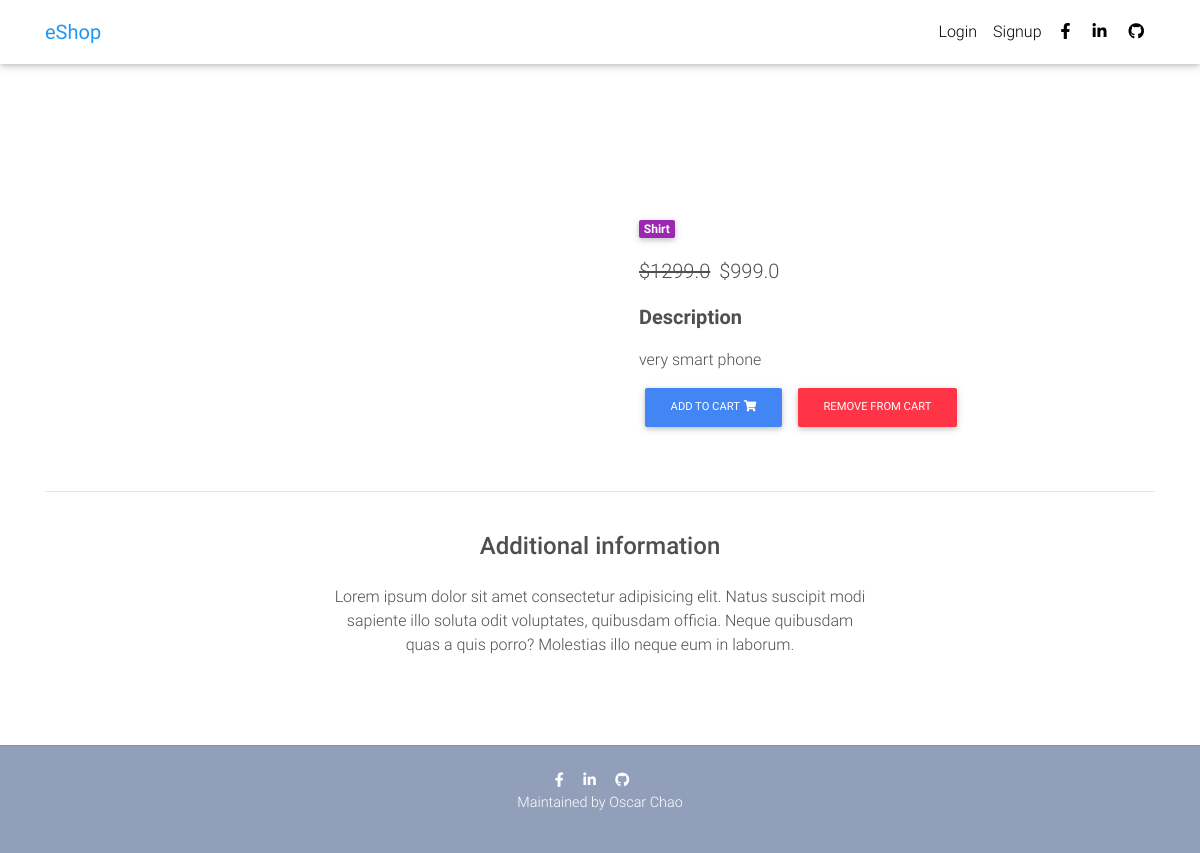
/product/123/, run on an earlier commit of the app's database.
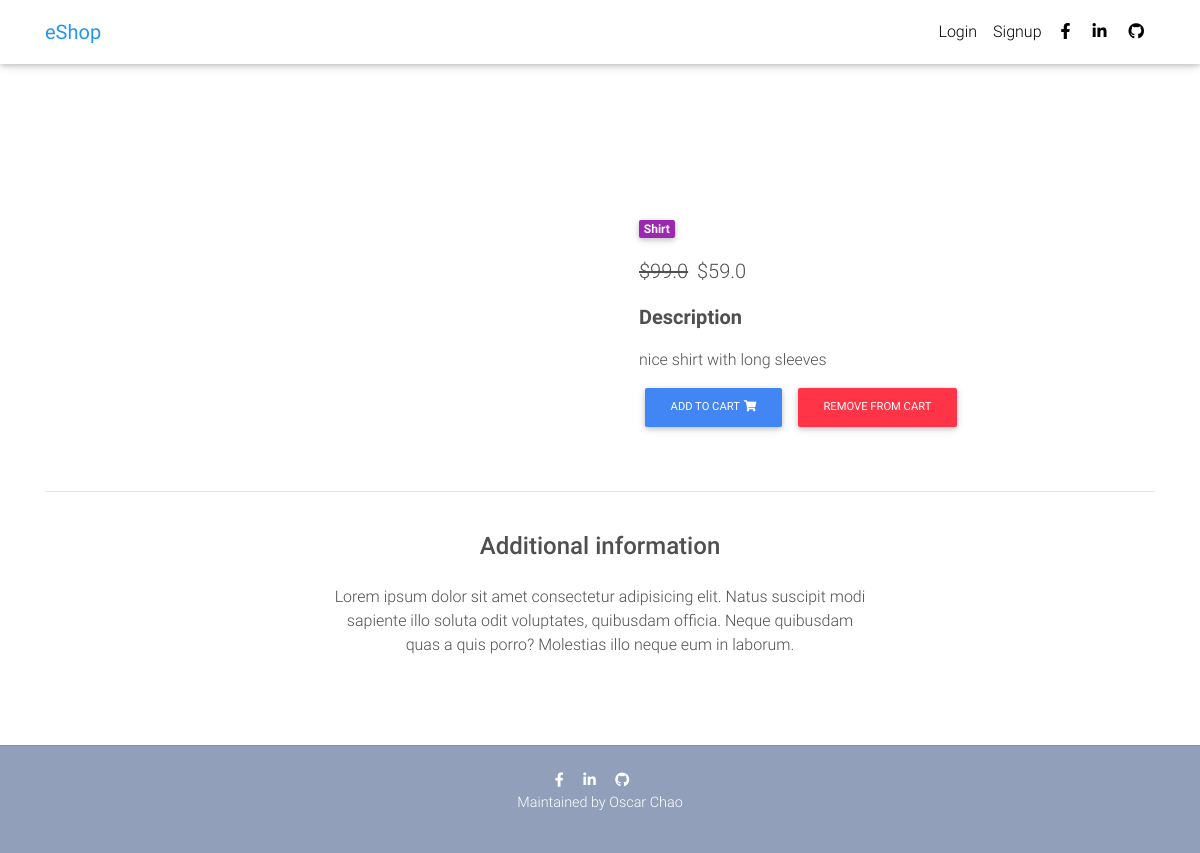
And on a later commit of the database.
### profiles/models.py (models this page shows, shortened)
class Item(models.Model):
    title = models.CharField(max_length=120)
    price = models.FloatField()
    discount_price = models.FloatField(blank=True, null=True)
    category = models.CharField(choices=CATEGORY_CHOICES, max_length=2)
    label = models.CharField(choices=LABEL_CHOICES, max_length=1)
    slug = models.SlugField()
    description = models.TextField()
    image = models.ImageField()
    def get_add_to_cart_url(self):
        return reverse("profiles:add-to-cart", kwargs={"slug": self.slug})
    def get_remove_from_cart_url(self):
        return reverse("profiles:remove-from-cart", kwargs={"slug": self.slug})

### profiles/views.py (the view)
# urls.py: path('product/<slug>/', ItemDetailView.as_view(), name='product'),
class ItemDetailView(DetailView):
    model = Item
    template_name = 'product-page.html'

### templates/product-page.html (shortened to what this page needs)
{% extends 'base.html' %}
{% block content %}
<main class="mt-5 pt-4">
  <div class="container dark-grey-text mt-5">
    <div class="row wow fadeIn">
      <div class="col-md-6 mb-4">
      </div>
      <div class="col-md-6 mb-4">
        <div class="p-4">
          <div class="mb-3">
            <a href="">
              <span class="badge purple mr-1">{{ object.get_category_display }}</span>
            </a>
          </div>
          <p class="lead">
          {% if object.discount_price %}
            <span class="mr-1">
              <del>${{ object.price }}</del>
            </span>
            <span>${{ object.discount_price }}</span>
          {% else %}
            <span>${{ object.price }}</span>
          {% endif %}
          </p>
          <p class="lead font-weight-bold">Description</p>
          <p>{{ object.description }}</p>
          <a href="{{ object.get_add_to_cart_url }}" class="btn btn-primary btn-md my-0 p">
            Add to cart<i class="fas fa-shopping-cart ml-1"></i>
          </a>
          <a href="{{ object.get_remove_from_cart_url }}" class="btn btn-danger btn-md my-0 p">
            Remove from cart
          </a>
        </div>
      </div>
    </div>
    <hr>
    <div class="row d-flex justify-content-center wow fadeIn">
      <div class="col-md-6 text-center">
        <h4 class="my-4 h4">Additional information</h4>
        <p>Lorem ipsum dolor sit amet consectetur adipisicing elit. Natus suscipit modi sapiente illo soluta odit
          voluptates,
          quibusdam officia. Neque quibusdam quas a quis porro? Molestias illo neque eum in laborum.</p>
      </div>
    </div>
    <div class="row wow fadeIn">
      <div class="col-lg-4 col-md-12 mb-4">
      </div>
      <div class="col-lg-4 col-md-6 mb-4">
      </div>
      <div class="col-lg-4 col-md-6 mb-4">
      </div>
    </div>
  </div>
</main>
{% endblock content %}

What changed in the data, as far as the page shows it:
changed Item "Shirt": price "1299.0" → "99.0"; discount_price "999.0" → "59.0"; description "very smart phone" → "nice shirt with long sleeves"
